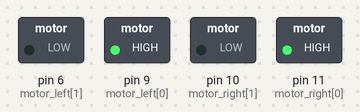
Recording of a sketch running on a simulated Arduino Uno, built with avr-gcc and run on an emulated ATmega328P. Shown: switched loads named in the sketch (green lamp = pin HIGH).

Above: at 0.1 s.
Timing chart, 0 to 1.6 s (numbered marks = the images above):
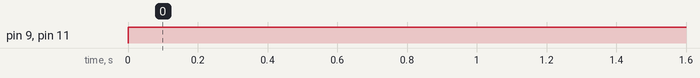

Measured:
- by itself, pin 9 (motor_left[0]), pin 11 (motor_right[0]): LOW → HIGH at 0.00 s

The sketch:

DC_Motor.ino
```cpp
/*******************************************************************************************************
* Test DC Motors Funtionality
* Created 7/11/16
*
*
*
*
*******************************************************************************************************/

int motor_left[] = {9, 6};
int motor_right[] = {11, 10};

void setup() {
  Serial.begin(9600);
  //Setup Motors
  for (int i = 0; i < 2; i++)
  {
    pinMode(motor_left[i], OUTPUT);
    pinMode(motor_right[i], OUTPUT);
  }


}

  void turn_around()
  {
    digitalWrite(motor_left[0], HIGH);
    digitalWrite(motor_left[1], LOW);
    digitalWrite(motor_right[0], HIGH);
    digitalWrite(motor_right[1], LOW);
    delay(600);
  }

void loop()
{
  turn_around();
}
```
